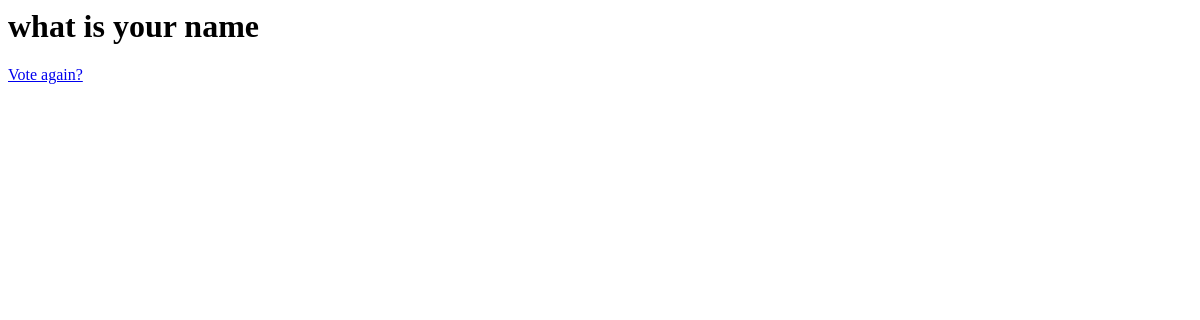
The app's page /polls/1/results/, older data.
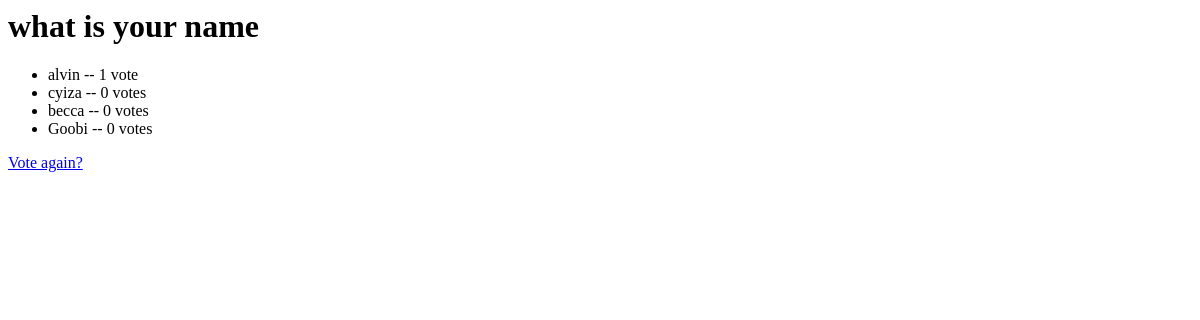
The same page, newer data.
### polls/models.py (models this page shows, shortened)
class Question(models.Model):
    question_text = models.CharField(max_length=200)
    pub_date = models.DateTimeField("date published")

class Choice(models.Model):
    question = models.ForeignKey(Question, on_delete=models.CASCADE)
    choice_text = models.CharField(max_length=200)
    votes = models.IntegerField(default=0)

### polls/views.py (the view)
# urls.py: path("<int:question_id>/results/", views.results, name="results"),
def results(request, question_id):
    question =get_object_or_404(Question,pk=question_id)
    return render(request, "polls/results.html",{"question":question})

### polls/templates/polls/results.html
<h1>{{question.question_text}}</h1>
<ul>
    {% for choice in question.choice_set.all%}
    <li>{{choice.choice_text}} -- {{choice.votes}} vote{{ choice.votes|pluralize }}</li>
    {% endfor %}
</ul>
<a href="{% url 'polls:detail' question.id %}" >Vote again?  </a>

Row changes from the older to the newer data that the page shows:
added Choice: choice_text "alvin", votes "1"
added Choice: choice_text "cyiza", votes "0"
added Choice: choice_text "becca", votes "0"
added Choice: choice_text "Goobi", votes "0"
